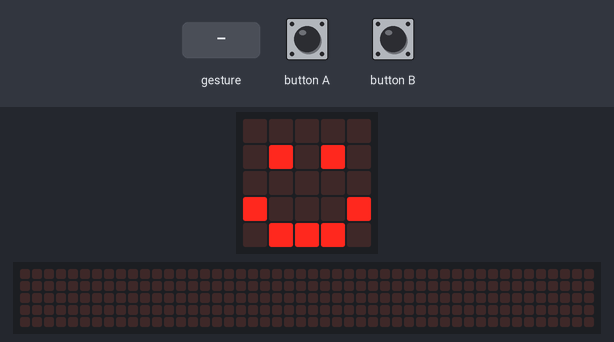
The program below on a simulated BBC micro:bit (MakeCode). On the bench: the board's 5×5 LED display, a strip that is not on the board, showing the scrolling text unrolled. Inputs (shaded band) come from the test bench. Random numbers come from a fixed seed; a tilt is held for 1.5 s and a shake lasts 1 s, then the board lies face up again; the 48×5 strip is a reading aid, not a part: it shows the text the display is scrolling, unrolled, one strip-width of it at a time.

Above: at 1.8 s.
1.9 s: button A pressed for 0.15 s
At 2.12 s:
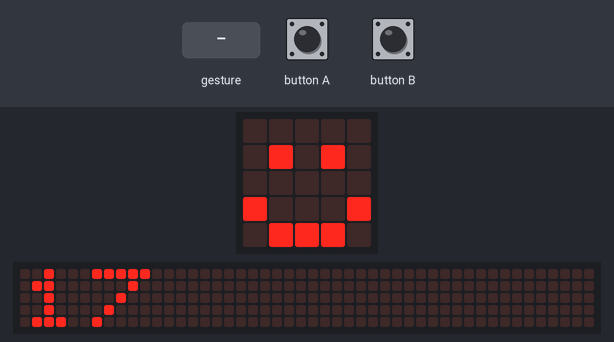
2.6 s: gesture 'shake'
At 4.9 s:
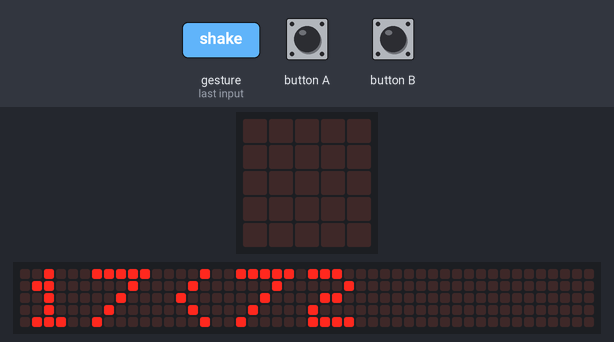
5.6 s: button B pressed for 0.15 s
9.3 s: button A pressed for 0.15 s
At 13.0 s:
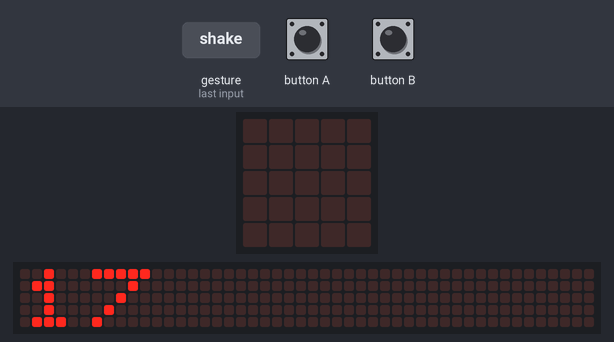

The program:

main.ts
```typescript
// (licence header left out)
// setup
basic.clearScreen()
basic.showIcon(IconNames.Happy)

// variables
let interger1 : number = 0
let interger2 : number = 0

// get Numbers
interger1 = randint (0, 99)
interger2 = randint (0, 99)

 // show number for interger1
input.onButtonPressed(Button.A, function() {
    basic.showNumber(interger1)
})

// show number for interger2
input.onButtonPressed(Button.B, function() {
    basic.showNumber(interger2)
})

// if statment
input.onGesture(Gesture.Shake, function () {
    if (interger1 > interger2) {
    basic.showString(interger1 + ">" + interger2 )

    } else {
    basic.showString(interger1 + "<" + interger2)
    }
})
```

Measured:
- after the input at 1.9 s, the display: changes after 0.15 s (image 1)
